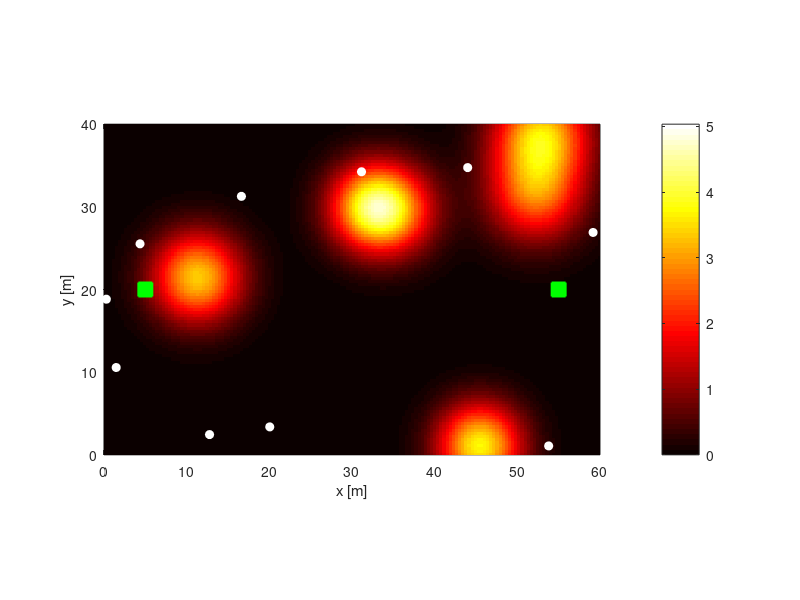

MATLAB code for this plot: (Note: this script raises an error after producing the figure.)
function swarm_firefighter_cone_refill()
% Swarm Firefighting with Spray Cones, Water Tanks, and Refill Stations
% - Heatmap from random Gaussian fires
% - Robots spray cones to reduce heat (consumes water)
% - When low on water, robots go to nearest refill station to refill, then rejoin
% - Simple separation + visible bounding boxes and spray cones
% - No toolboxes required

clc; clear; close all;

%% ----- Parameters -----
% Map & heatmap
mapSize     = [60 40];        % meters (W x H)
res         = [160 108];      % pixels (cols x rows)
M           = 6;              % # initial hotspots
ampRange    = [2.0 4.0];      % hotspot amplitude
sigmaRange  = [2.0 5.0];      % hotspot std dev (m)
global_done_thresh = 0.08;    % stop when max heat < this

% Robots
N           = 10;
dt          = 0.15;
Tmax        = 400;
v_search    = 0.26;
v_task      = 0.42;
v_refill    = 0.48;           % move slightly faster to refuel
bbox        = 0.8;            % robot box size (m)
sep_radius  = 1.2*bbox;
k_sep       = 0.9;

% Spray cone (per robot)
cone_range  = 3.5;            % meters
cone_angle  = deg2rad(50);    % radians full-angle
cone_decay  = 2.0;            % intensity decay factor in exp(-cone_decay*dt)

% Water tank
tank_capacity   = 30;         % water units (arbitrary)
spray_rate      = 2.0;        % units/s when spraying
return_threshold= 6.0;        % go refill when tank <= this
refill_radius   = 1.2;        % within this distance, refill happens
refill_rate     = 10.0;       % units/s refill speed

% Assignment / peaks
reassign_period = 2.5;        % seconds between reassignment
peaks_K         = min(N, 5);  % track up to K hottest peaks
nms_radius      = 2.0;        % peak NMS radius (m)
min_peak_val    = 0.12;       % ignore weak peaks (absolute heat)

% Refill stations (choose 2 stations near opposing sides)
stations = [ 5,              mapSize(2)/2; ...
             mapSize(1)-5,   mapSize(2)/2 ]';  % 2xS

rng('shuffle');

%% ----- Grids & initial heat -----
[xg, yg] = meshgrid(linspace(0,mapSize(1),res(1)), linspace(0,mapSize(2),res(2)));
nms_rad_pix = meters_to_pixels(nms_radius, xg, yg);

fires = struct('pos',{},'amp',{},'sigma',{});
for m = 1:M
    fires(m).pos   = [rand*mapSize(1); rand*mapSize(2)];
    fires(m).amp   = ampRange(1) + (ampRange(2)-ampRange(1))*rand;
    fires(m).sigma = sigmaRange(1) + (sigmaRange(2)-sigmaRange(1))*rand;
end

H = zeros(size(xg));
for m = 1:M
    dx = xg - fires(m).pos(1);
    dy = yg - fires(m).pos(2);
    s2 = fires(m).sigma^2;
    H = H + fires(m).amp * exp(-0.5*(dx.^2 + dy.^2)/s2);
end
H(H<1e-6)=0;

%% ----- Robots & state -----
robots = zeros(2,N);
for i = 1:N
    ok=false;
    while ~ok
        p = [rand*mapSize(1); rand*mapSize(2)];
        ok = H(closest_row(p(2),yg), closest_col(p(1),xg)) < 0.6*max(H(:));
        if ok, robots(:,i)=p; end
    end
end

u_rw = randn(2,N); u_rw = u_rw ./ max(vecnorm(u_rw),1e-6);
last_refresh = zeros(1,N);

assignments = nan(1,N);          % robot -> peak index
last_assign_t = -inf;
peaks_xy = []; peaks_val = [];

tank = tank_capacity*ones(1,N);  % water levels
mode = repmat("search",1,N);     % "search"|"fight"|"refill"
target_station = nan(1,N);       % index of station when refilling

%% ----- Visualization -----
figure('Name','Swarm Firefighting — Cones + Tanks + Refill'); set(gcf,'Color','w');
ax = axes; hold(ax,'on'); axis(ax,'equal');
xlim(ax,[0 mapSize(1)]); ylim(ax,[0 mapSize(2)]);
grid on; box on; xlabel('x [m]'); ylabel('y [m]');

hImg = imagesc(ax, linspace(0,mapSize(1),res(1)), linspace(0,mapSize(2),res(2)), H);
set(ax,'YDir','normal'); colormap(ax, hot); colorbar;
caxis([0, max(H(:))*1.05]);
hRob = plot(ax, robots(1,:), robots(2,:), 'wo', 'MarkerFaceColor','w', 'MarkerSize', 6);

% draw stations
plot(ax, stations(1,:), stations(2,:), 'gs', 'MarkerSize', 10, 'MarkerFaceColor','g', 'LineWidth',1.5);

%% ----- Main loop -----
for step = 1:ceil(Tmax/dt)
    t = (step-1)*dt;

    % 1) Recompute top peaks & reassign (skip robots refilling)
    if (t - last_assign_t) >= reassign_period
        [peaks_xy, peaks_val] = topk_peaks(H, peaks_K, min_peak_val, nms_rad_pix, xg, yg);
        freeRob = find(mode ~= "refill");
        assignments(:) = nan;
        if ~isempty(peaks_xy) && ~isempty(freeRob)
            rf = freeRob;
            for kpk = 1:size(peaks_xy,2)
                if isempty(rf), break; end
                d = vecnorm(robots(:,rf) - peaks_xy(:,kpk), 2, 1);
                [~,ii] = min(d);
                r = rf(ii);
                assignments(r) = kpk;
                rf(ii) = [];
            end
            % extra free robots help the strongest peak
            if ~isempty(rf)
                best = 1;
                for r = rf
                    assignments(r) = best;
                end
            end
        end
        last_assign_t = t;
    end

    % 2) Set modes based on tank and assignment
    for i = 1:N
        switch mode(i)
            case "refill"
                if tank(i) >= tank_capacity-1e-6
                    mode(i) = "search"; target_station(i) = nan;
                end
            otherwise
                if tank(i) <= return_threshold
                    mode(i) = "refill";
                    target_station(i) = nearest_station(robots(:,i), stations);
                elseif ~isnan(assignments(i))
                    mode(i) = "fight";
                else
                    mode(i) = "search";
                end
        end
    end

    % 3) Desired velocity from mode
    V_des = zeros(2,N);
    for i = 1:N
        switch mode(i)
            case "fight"
                pk = assignments(i);
                dir = peaks_xy(:,pk) - robots(:,i);
                V_des(:,i) = v_task * safe_unit(dir);
            case "refill"
                s = target_station(i);
                dir = stations(:,s) - robots(:,i);
                V_des(:,i) = v_refill * safe_unit(dir);
            otherwise % "search"
                if t - last_refresh(i) > 4
                    u = randn(2,1); u = safe_unit(u);
                    u_rw(:,i) = u; last_refresh(i) = t;
                end
                V_des(:,i) = v_search * u_rw(:,i);
        end
    end

    % 4) Separation
    V_sep = zeros(2,N);
    for i = 1:N
        for j = i+1:N
            dvec = robots(:,i) - robots(:,j);
            d = norm(dvec);
            if d < sep_radius && d > 1e-6
                push = k_sep * (1/d - 1/sep_radius) * (dvec/d);
                V_sep(:,i) = V_sep(:,i) + push;
                V_sep(:,j) = V_sep(:,j) - push;
            end
        end
    end

    % 5) Integrate motion
    for i = 1:N
        v = V_des(:,i) + V_sep(:,i);
        vmax = (mode(i)=="fight")*v_task + (mode(i)=="refill")*v_refill + (mode(i)=="search")*v_search;
        n = norm(v); if n > vmax, v = v*(vmax/n); end
        robots(:,i) = robots(:,i) + dt*v;

        robots(1,i) = min(max(robots(1,i), 0), mapSize(1));
        robots(2,i) = min(max(robots(2,i), 0), mapSize(2));
    end

    % 6) Spray cones (decay heat + consume water)
    for i = 1:N
        if mode(i) ~= "fight", continue; end
        if isnan(assignments(i)), continue; end
        if tank(i) <= 0, tank(i) = 0; mode(i) = "refill"; target_station(i)=nearest_station(robots(:,i), stations); continue; end

        pk = assignments(i);
        if size(peaks_xy,2) < pk || any(isnan(peaks_xy(:,pk))), continue; end

        hdir = safe_unit(peaks_xy(:,pk) - robots(:,i));
        if norm(hdir) < 1e-6, continue; end

        % Apply decay to pixels in cone
        H = apply_cone_decay(H, robots(:,i), hdir, cone_angle, cone_range, cone_decay, dt, xg, yg);

        % Consume water
        tank(i) = max(0, tank(i) - spray_rate*dt);
        if tank(i) <= return_threshold
            mode(i) = "refill";
            target_station(i) = nearest_station(robots(:,i), stations);
        end
    end

    % 7) Refill handling
    for i = 1:N
        if mode(i) == "refill"
            s = target_station(i);
            if norm(robots(:,i) - stations(:,s)) <= refill_radius
                tank(i) = min(tank_capacity, tank(i) + refill_rate*dt);
            end
        end
    end

    % 8) Visualization
    set(hImg,'CData',H);
    set(hRob,'XData',robots(1,:),'YData',robots(2,:));
    delete(findall(ax,'Tag','bbox')); delete(findall(ax,'Tag','cone')); delete(findall(ax,'Tag','tank'));
    for i=1:N
        draw_bbox(ax, robots(:,i), bbox);
        % draw cone aligned with mode
        switch mode(i)
            case "fight"
                pk = assignments(i);
                if ~isnan(pk) && size(peaks_xy,2)>=pk
                    hdir = safe_unit(peaks_xy(:,pk) - robots(:,i));
                else
                    hdir = [1;0];
                end
            case "refill"
                hdir = safe_unit(stations(:,target_station(i)) - robots(:,i));
            otherwise
                hdir = safe_unit(V_des(:,i));
        end
        draw_cone(ax, robots(:,i), hdir, cone_angle, cone_range);
        % tank bar
        draw_tank(ax, robots(:,i), tank(i), tank_capacity);
    end

    % peaks markers
    delete(findall(ax,'Tag','peak'));
    for kpk = 1:size(peaks_xy,2)
        plot(ax, peaks_xy(1,kpk), peaks_xy(2,kpk), 'wo', 'MarkerSize', 6, 'LineWidth', 1.2, 'Tag','peak');
    end

    caxis([0, max(0.1, max(H(:))*1.05)]);
    title(ax, sprintf('t=%.1fs | max heat=%.2f | refilling=%d', t, max(H(:)), sum(mode=="refill")));
    drawnow limitrate;

    % 9) Termination
    if max(H(:)) < global_done_thresh
        fprintf('All fires extinguished (max heat < %.2f) at t = %.1fs.\n', global_done_thresh, t);
        break;
    end
end
end

%% ===== Helper functions =====
function u = safe_unit(v)
n = norm(v); if n < 1e-9, u = [0;0]; else, u = v/n; end
end

function npx = meters_to_pixels(r, X, Y)
% approximate conversion based on average pixel size
dx = mean(diff(X(1,:)));
dy = mean(diff(Y(:,1)));
npx = max(1, round(r / mean([dx,dy])));
end

function H2 = apply_cone_decay(H, pos, hdir, ang, rng, rate, dt, X, Y)
vx = X - pos(1);
vy = Y - pos(2);
dist = hypot(vx, vy);
inside_r = dist <= rng & dist > 0;
hdx = hdir(1); hdy = hdir(2);
cosang = (vx.*hdx + vy.*hdy) ./ max(dist, 1e-9);
inside_a = acos(max(min(cosang,1),-1)) <= (ang/2);
mask = inside_r & inside_a;
decay = exp(-rate*dt);
H2 = H;
H2(mask) = H2(mask) * decay;
H2(H2<1e-9)=0;
end

function [peaks_xy, peaks_val] = topk_peaks(H, K, minval, rad_pix, X, Y)
peaks_xy = []; peaks_val = [];
if all(H(:) < minval), return; end
Hwork = H;
for k = 1:K
    [vmax, idx] = max(Hwork(:));
    if ~isfinite(vmax) || vmax < minval, break; end
    [r,c] = ind2sub(size(Hwork), idx);
    peaks_val(end+1) = vmax; %#ok<AGROW>
    peaks_xy(:,end+1) = [ X(r,c); Y(r,c) ]; %#ok<AGROW>
    rmin = max(1, r - rad_pix); rmax = min(size(Hwork,1), r + rad_pix);
    cmin = max(1, c - rad_pix); cmax = min(size(Hwork,2), c + rad_pix);
    Hwork(rmin:rmax, cmin:cmax) = -inf;
end
end

function s = nearest_station(p, stations)
d = vecnorm(stations - p, 2, 1);
[~, s] = min(d);
end

function draw_bbox(ax, p, side)
h = side/2;
x = [p(1)-h, p(1)+h, p(1)+h, p(1)-h, p(1)-h];
y = [p(2)-h, p(2)-h, p(2)+h, p(2)+h, p(2)-h];
plot(ax, x, y, 'w-', 'LineWidth', 1, 'Tag','bbox');
end

function draw_cone(ax, p, hdir, ang, rng)
theta = atan2(hdir(2), hdir(1));
ca = cos(theta); sa = sin(theta);
R2 = [ca -sa; sa ca];
th = linspace(-ang/2, ang/2, 25);
edge = R2 * [cos(th); sin(th)] * rng;
patch(ax, [p(1), p(1)+edge(1,1), p(1)+edge(1,end)], ...
           [p(2), p(2)+edge(2,1), p(2)+edge(2,end)], ...
           'c', 'FaceAlpha', 0.08, 'EdgeColor', 'c', 'Tag','cone');
end

function draw_tank(ax, p, val, cap)
% tiny vertical bar next to robot showing tank %
h = 2.0; w = 0.25;  % meters
x0 = p(1) + 0.6;    % offset
y0 = p(2) - h/2;
fill(ax, [x0 x0+w x0+w x0], [y0 y0 y0+h y0+h], 'k', 'FaceAlpha', 0.15, 'EdgeColor','k','Tag','tank');
hfill = h * max(0,min(1,val/cap));
fill(ax, [x0 x0+w x0+w x0], [y0 y0 y0+hfill y0+hfill], 'b', 'FaceAlpha', 0.6, 'EdgeColor','b','Tag','tank');
end

function c = closest_col(x, X)
[~,c] = min(abs(X(1,:) - x));
end

function r = closest_row(y, Y)
[~,r] = min(abs(Y(:,1) - y));
end
